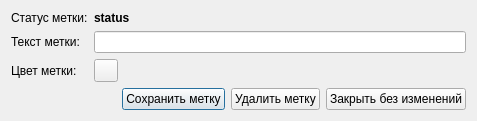
<?xml version="1.0" encoding="UTF-8"?>
<ui version="4.0">
 <class>MapMarkEdit</class>
 <widget class="QDialog" name="MapMarkEdit">
  <property name="windowModality">
   <enum>Qt::WindowModal</enum>
  </property>
  <property name="geometry">
   <rect>
    <x>0</x>
    <y>0</y>
    <width>477</width>
    <height>115</height>
   </rect>
  </property>
  <property name="windowTitle">
   <string>Метка на карте</string>
  </property>
  <layout class="QVBoxLayout" name="verticalLayout">
   <item>
    <layout class="QGridLayout" name="gridLayout">
     <item row="1" column="0">
      <widget class="QLabel" name="label">
       <property name="text">
        <string>Текст метки:</string>
       </property>
      </widget>
     </item>
     <item row="1" column="1">
      <widget class="QLineEdit" name="leMarkText"/>
     </item>
     <item row="2" column="0">
      <widget class="QLabel" name="label_2">
       <property name="text">
        <string>Цвет метки:</string>
       </property>
      </widget>
     </item>
     <item row="2" column="1">
      <widget class="ColorButton" name="btnMarkColor"/>
     </item>
     <item row="0" column="0">
      <widget class="QLabel" name="label_3">
       <property name="text">
        <string>Статус метки:</string>
       </property>
      </widget>
     </item>
     <item row="0" column="1">
      <widget class="QLabel" name="lbMarkStatus">
       <property name="font">
        <font>
         <weight>75</weight>
         <bold>true</bold>
        </font>
       </property>
       <property name="text">
        <string>status</string>
       </property>
      </widget>
     </item>
    </layout>
   </item>
   <item>
    <spacer name="verticalSpacer">
     <property name="orientation">
      <enum>Qt::Vertical</enum>
     </property>
     <property name="sizeHint" stdset="0">
      <size>
       <width>20</width>
       <height>0</height>
      </size>
     </property>
    </spacer>
   </item>
   <item>
    <layout class="QHBoxLayout" name="horizontalLayout">
     <item>
      <spacer name="horizontalSpacer">
       <property name="orientation">
        <enum>Qt::Horizontal</enum>
       </property>
       <property name="sizeHint" stdset="0">
        <size>
         <width>40</width>
         <height>20</height>
        </size>
       </property>
      </spacer>
     </item>
     <item>
      <widget class="QPushButton" name="btnSave">
       <property name="text">
        <string>Сохранить метку</string>
       </property>
      </widget>
     </item>
     <item>
      <widget class="QPushButton" name="btnRemove">
       <property name="text">
        <string>Удалить метку</string>
       </property>
      </widget>
     </item>
     <item>
      <widget class="QPushButton" name="btnClose">
       <property name="text">
        <string>Закрыть без изменений</string>
       </property>
      </widget>
     </item>
    </layout>
   </item>
  </layout>
 </widget>
 <customwidgets>
  <customwidget>
   <class>ColorButton</class>
   <extends>QToolButton</extends>
   <header>subclasses/colorbutton.h</header>
  </customwidget>
 </customwidgets>
 <resources/>
 <connections>
  <connection>
   <sender>btnSave</sender>
   <signal>clicked()</signal>
   <receiver>MapMarkEdit</receiver>
   <slot>save()</slot>
   <hints>
    <hint type="sourcelabel">
     <x>78</x>
     <y>78</y>
    </hint>
    <hint type="destinationlabel">
     <x>235</x>
     <y>47</y>
    </hint>
   </hints>
  </connection>
  <connection>
   <sender>btnRemove</sender>
   <signal>clicked()</signal>
   <receiver>MapMarkEdit</receiver>
   <slot>remove()</slot>
   <hints>
    <hint type="sourcelabel">
     <x>215</x>
     <y>78</y>
    </hint>
    <hint type="destinationlabel">
     <x>235</x>
     <y>47</y>
    </hint>
   </hints>
  </connection>
  <connection>
   <sender>btnClose</sender>
   <signal>clicked()</signal>
   <receiver>MapMarkEdit</receiver>
   <slot>close()</slot>
   <hints>
    <hint type="sourcelabel">
     <x>374</x>
     <y>78</y>
    </hint>
    <hint type="destinationlabel">
     <x>235</x>
     <y>47</y>
    </hint>
   </hints>
  </connection>
 </connections>
 <slots>
  <slot>save()</slot>
  <slot>remove()</slot>
 </slots>
</ui>
